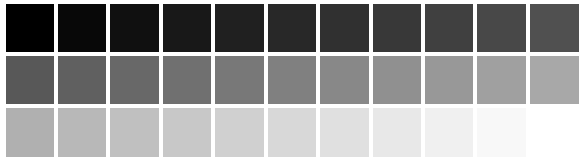
#> input picture images/shades.png, 583 x 162 px
$ python 04_color_map_custom_key_colors.py
#> lines starting #> are read from the running program, lines starting #| are printed output that depends on the picture
### Utils/show_image.py
import matplotlib.pyplot as plt
import numpy as np

# [8 lines left out: function show_with_matplotlib, not called in this run]

def show_images_with_titles_and_positions(image_BGR_list, title_list, pos_list, big_title, colsNum = 4, xLabel = 'x axis', yLabel = 'y axis'):
    """
    Displays a list of images with specified titles and positions using Matplotlib subplots.

    Args:
        image_BGR_list: A list of NumPy image arrays.
        title_list: A list of titles for each image (optional).
        pos_list: A list of subplot positions (optional).
    """

    # Create the dimensions of the figure and set title:
    plt.figure(figsize=(12, 6))
    plt.suptitle(big_title, fontsize=14, fontweight='bold')

    num_images = len(image_BGR_list)

    # make sure every image has a title
    if not title_list:
        title_list = [f"Image {i+1}" for i in range(num_images)]
    if not pos_list:
        pos_list = range(1, num_images + 1)

    rowsNum = int(np.ceil(num_images / colsNum))
    print("Row number:", rowsNum, "Column number:", colsNum)

    # Add images to the plot
    for i, (image_BGR, title, pos) in enumerate(zip(image_BGR_list, title_list, pos_list)):
        print("Debug: ", i)
        image_RGB = image_BGR[:, :, ::-1]
        print("Debug: 00")


        plt.imshow(image_RGB)
        print("Debug: 1")

        plt.title(title)
        print("Debug: 2")
        plt.subplot(rowsNum, colsNum, pos)
        print("Debug: 3")
        plt.axis('off')
        print("Debug: show complete")

    plt.tight_layout()
    plt.show()

### Part05 - Techniques and color spaces/04_color_map_custom_key_colors.py
"""Example for testing custom colors maps in OpenCV providing key color points"""
import cv2
import numpy as np
import matplotlib.pyplot as plt
from Utils import show_image

# This dictionary is only for debugging purposes:
dict_color = {0: "blue", 1: "green", 2: "red"}


def build_lut(cmap):
    """Builds look up table based on 'key colors' using np.linspace()"""
    lut = np.empty(shape=(256, 3), dtype=np.uint8)
    # Show for debugging purposes:
    print("----------")
    print(cmap)
    print("-----")

    max = 256
    # build lookup table:
    lastval, lastcol = cmap[0]
    for step, col in cmap[1:]:
        val = int(step * max)
        for i in range(3):
            print("{} : np.linspace('{}', '{}', '{}' - '{}' = '{}')".format(dict_color[i], lastcol[i], col[i], val,
                                                                            lastval, val - lastval))
            lut[lastval:val, i] = np.linspace(lastcol[i], col[i], val - lastval)

        lastcol = col
        lastval = val

    return lut


def apply_color_map_1(gray, cmap):
    """Applies a custom color map using cv2.LUT()"""

    lut = build_lut(cmap)
    s0, s1 = gray.shape
    out = np.empty(shape=(s0, s1, 3), dtype=np.uint8)

    for i in range(3):
        out[..., i] = cv2.LUT(gray, lut[:, i])
    return out


def apply_color_map_2(gray, cmap):
    """Applies a custom color map using cv2.applyColorMap()"""

    lut = build_lut(cmap)
    lut_reshape = np.reshape(lut, (256, 1, 3))
    im_color = cv2.applyColorMap(gray, lut_reshape)
    return im_color


def show_with_matplotlib(color_img, title, pos):
    """Shows an image using matplotlib capabilities"""

    # Convert BGR image to RGB
    img_RGB = color_img[:, :, ::-1]

    ax = plt.subplot(2, 3, pos)
    plt.imshow(img_RGB)
    plt.title(title)
    plt.axis('off')


# Read grayscale image:
gray_img = cv2.imread('../images/shades.png', cv2.IMREAD_GRAYSCALE)
#> gray_img is the input picture: shape (162, 583); min 0, max 255, mean 151.6

# Apply the custom color map - (b,g,r) values:
custom_1 = apply_color_map_1(gray_img, ((0, (255, 0, 255)), (0.25, (255, 0, 180)), (0.5, (255, 0, 120)),
                                        (0.75, (255, 0, 60)), (1.0, (255, 0, 0))))
#> after the loop in apply_color_map_1, `for i in range(3):`:
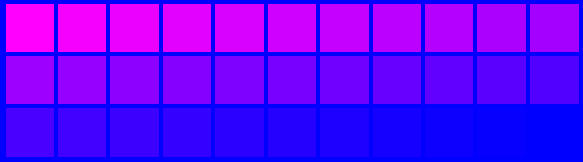
#> out: shape (162, 583, 3); mean of channels 0, 1, 2 255, 0, 98.6; drawn as B, G, R

custom_2 = apply_color_map_1(gray_img, ((0, (0, 255, 128)), (0.25, (128, 184, 64)), (0.5, (255, 128, 0)),
                                        (0.75, (64, 128, 224)), (1.0, (0, 128, 255))))
#> after the loop in apply_color_map_1 (call 2), `for i in range(3):`:
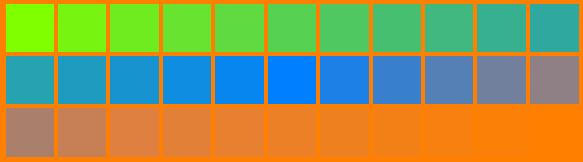
#> out: shape (162, 583, 3); mean of channels 0, 1, 2 88, 152.6, 146.6; drawn as B, G, R

custom_3 = apply_color_map_2(gray_img, ((0, (255, 0, 255)), (0.25, (255, 0, 180)), (0.5, (255, 0, 120)),
                                        (0.75, (255, 0, 60)), (1.0, (255, 0, 0))))

custom_4 = apply_color_map_2(gray_img, ((0, (0, 255, 128)), (0.25, (128, 184, 64)), (0.5, (255, 128, 0)),
                                        (0.75, (64, 128, 224)), (1.0, (0, 128, 255))))


image_BGR_list = [cv2.cvtColor(gray_img, cv2.COLOR_GRAY2BGR), custom_1, custom_2, custom_3, custom_4]
title_list = ["Gray", "custom 1 using cv2.LUT()", "custom 2 using cv2.LUT()", "custom 3 using cv2.applyColorMap()", "custom 4 using cv2.applyColorMap()"]
pos_list = [1, 2, 3, 5, 6]

show_image.show_images_with_titles_and_positions(image_BGR_list, title_list, pos_list, "Custom color maps based on key colors", 3)
#> in show_images_with_titles_and_positions, `num_images = len(image_BGR_list)`: num_images = 5
#> in show_images_with_titles_and_positions, `rowsNum = int(np.ceil(num_images / colsNum))`: rowsNum = 2
#| Row number: 2 Column number: 3
#> the loop in show_images_with_titles_and_positions, `for i, (image_BGR, title, pos) in enumerate(zip(image_BGR_list, title_..` made 5 passes
#> (title, pos) on passes 1 to 5: ('Gray', 1), ('custom 1 using cv2.LUT()', 2), ('custom 2 using cv2.LUT()', 3), ('custom 3 using cv2.applyColorMap()', 5), ('custom 4 using cv2.applyColorMap()', 6)
#> (printed output is left out)
#> in show_images_with_titles_and_positions, `plt.show()`:
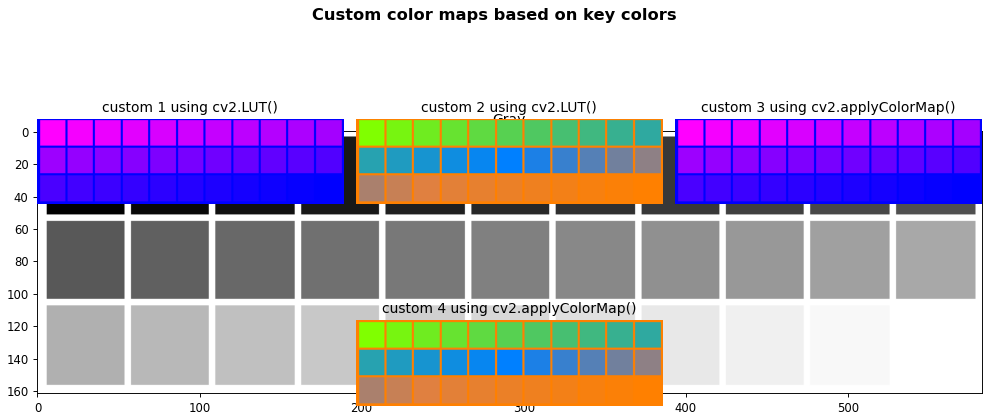
#> figure drawn by matplotlib, 5 panels

$ run again, with images/cat-face.png copied over images/shades.png
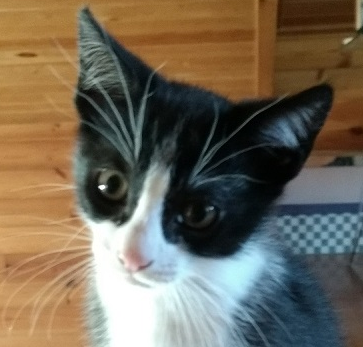
#> input picture images/cat-face.png, 363 x 347 px
#> after the loop in apply_color_map_1, `for i in range(3):`:
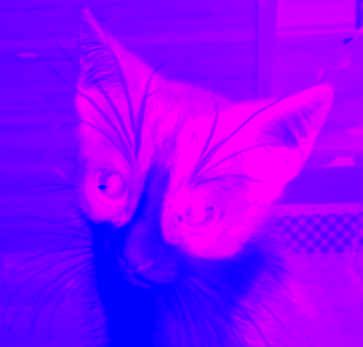
#> out: shape (347, 363, 3); mean of channels 0, 1, 2 255, 0, 141.3; drawn as B, G, R
#> after the loop in apply_color_map_1 (call 2), `for i in range(3):`:
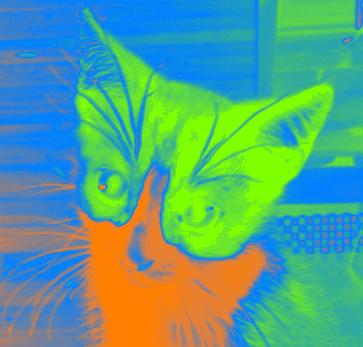
#> out: shape (347, 363, 3); mean of channels 0, 1, 2 133.8, 163.5, 87.5; drawn as B, G, R
#> num_images = 5
#> rowsNum = 2
#| Row number: 2 Column number: 3
#> the loop in show_images_with_titles_and_positions, `for i, (image_BGR, title, pos) in enumerate(zip(image_BGR_list, title_..` made 5 passes
#> (title, pos) on passes 1 to 5: ('Gray', 1), ('custom 1 using cv2.LUT()', 2), ('custom 2 using cv2.LUT()', 3), ('custom 3 using cv2.applyColorMap()', 5), ('custom 4 using cv2.applyColorMap()', 6)
#> (printed output is left out)
